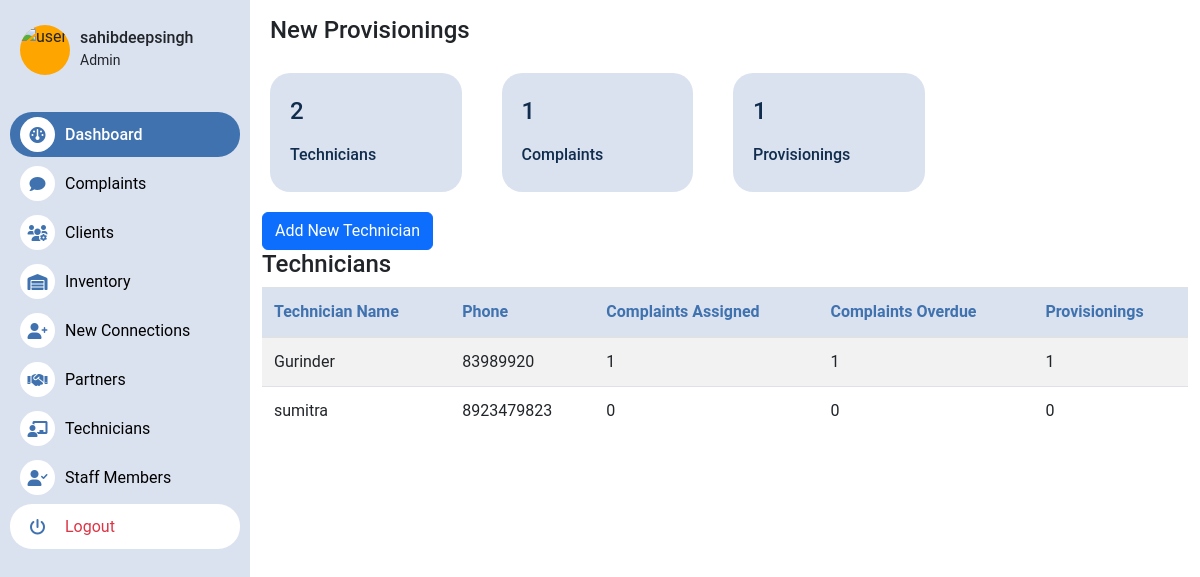
/accounts/technicians/dashboard (signed in), run on the app's committed database.
### users/models.py (models this page shows, shortened)
class Technician(models.Model):
    user = models.ForeignKey(User, on_delete=models.CASCADE)
    address = models.CharField(max_length=255, blank=True, null=True)
    city = models.CharField(max_length=255, blank=True, null=True)
    state = models.CharField(max_length=255, blank=True, null=True)
    zip_code = models.CharField(max_length=10, blank=True, null=True)
    phone = models.CharField(max_length=15, blank=True, null=True)
    addhar_number = models.TextField()
    pan_number = models.TextField()
    date_joined = models.DateTimeField(auto_now_add=False, blank=True, null=True)
    date_created = models.DateTimeField(auto_now_add=True)
    partner = models.ForeignKey(Partner, on_delete=models.CASCADE, blank=True, null=True)
    def get_complaints(self):
        return Complaint.objects.filter(assigned_to=self)
    def over_due_complaints(self):
        return Complaint.objects.filter(assigned_to=self, created_at__lt=timezone.now()-timedelta(days=2))
    def provisioned_requests(self):
        return NewConnectionRequest.objects.filter(assigned_to=self)

### users/views.py (the view)
# urls.py: path('technicians/dashboard',technicians_dash,name='tech-dash'),
@group_required(("Staff", "Partner","Admin","Technician"))
def technicians_dash(request):
    partner = return_user_partner(request)
    technicians = Technician.objects.filter(partner=partner)
    complaints = Complaint.objects.filter(assigned_to__in=technicians,partner=partner)
    connections = NewConnectionRequest.objects.filter(assigned_to__in=technicians,partner=partner)
    context={
        "technicians":technicians,
        "complaints":complaints,
        "connections":connections
    }
    return render(request, "users/technicians_dash.html", context)

### users/views.py (called while the page is built)
def return_user_partner(request):
        user = request.user
        try:
            staff = StaffMember.objects.get(user=user)
            partner = staff.partner
        except:
            pass
        try:
            partner = Partner.objects.get(user=user)
        except:
            pass
        if partner:
            return partner
        return None

### templates/users/technicians_dash.html (shortened to what this page needs)
{% extends 'home/base.html' %}
{% block content %}
<div class="container mt-3">
    <h4 class="mx-2">New Provisionings</h4>
    <div class="row w-75">
            <div class="col stats">
                <p>{{technicians.count}} </p>
                <h6>Technicians</h6>
            </div>
            <div class="col stats">
                <p> {{complaints.count}} </p>
                <h6>Complaints</h6>
            </div>
            <div class="col stats">
                <p> {{connections.count}} </p>
                <h6>Provisionings</h6>
            </div>
    </div>
    <div class="d-flex ">
        <a href="{%  url 'create-technician' %}"><button class="btn btn-primary ">Add New Technician</button></a>
    </div>
    <h4>Technicians</h4>
    <table class="custom-table">
        <thead>
            <tr>
                <th>Technician Name</th>
                <th>Phone</th>
                <th>Complaints Assigned</th>
                <th>Complaints Overdue</th>
                <th>Provisionings</th>
            </tr>
        </thead>
        <tbody>
    {% for technician in technicians %}
            <tr>
                <td>{{ technician.user.username }}</td>
                <td>{{ technician.phone }}</td>
                <td>{{ technician.get_complaints.count }}</td>
                <td>{{ technician.over_due_complaints.count }}</td>
                <td>{{ technician.provisioned_requests.count }}</td>
            </tr>
    {% endfor %}
        </tbody>
    </table>
</div>
{% endblock %}

### templates/home/sidebar.html
<div class="sidebar">
    <div class="login-user">
        <img src="https://cdn.britannica.com/42/233842-050-E64243D7/Pomeranian-dog.jpg" class="user-image" alt="user">
        <div>
            <h5 class="h6 m-0 p-0">{{request.user.username}}</h6>
            <small class="m-0">
                {% if request.user.is_superuser %}
                Admin
                {% else %}
                {% for group in request.user.groups.all %}
                    {{group}}
                {% endfor %}
                {% endif %}
            </small>
        </div>
    </div>
    <ul>
        <a href="{% url 'dashboard' %}"><li class="active"><div class="icon"><i class="fa fa-dashboard" aria-hidden="true"></i></div>Dashboard</li></a>
        <a href="{% url 'complaints_dash' %}"><li> <div class="icon"><i class="fa-solid fa-comment"></i></div> Complaints</li></a>
        <a href="{% url 'clients' %}"><li><div class="icon"><i class="fa-solid fa-users-gear"></i></div>Clients</li></a>
        <a href="{% url 'inventory_dash' %}"><li><div class="icon"><i class="fa-solid fa-warehouse"></i></div>Inventory</li></a>
        <a href="{% url 'new-conn-dash' %}"><li><div class="icon"><i class="fa-solid fa-user-plus"></i></div>New Connections</li></a>
        {% if  request.user.groups.all.0 == "Staff"  %}
        {% else %}
            <a href=""><li><div class="icon"><i class="fa-solid fa-handshake"></i></div>Partners</li></a>
        {% endif %}
            <a href="{% url 'tech-dash' %}"><li><div class="icon"><i class="fa-solid fa-chalkboard-user"></i></div>Technicians</li></a>
        {% if  request.user.groups.all.0 == "Staff"  %}
        {% else %}
            <a href=""><li><div class="icon"><i class="fa-solid fa-user-check"></i></div>Staff Members</li></a>
        {% endif %}
        <a href="{% url 'logout' %}"><li class="bg-white text-danger"><div class="icon"><i class="fa-solid fa-power-off"></i></div>Logout</li></a>
    </ul>
</div>

### media/sidebar.css (style rules this page uses)
.sidebar { position: fixed; top: 0; left: 0; width: 250px; height: 100%; background: #DBE2EF; z-index: 100; transition: 0.5s; }
.sidebar > .login-user { margin-top: 20px; height: 60px; display: flex; align-items: center; margin-left: 20px; }
.user-image { width: 50px; height: 50px; border-radius: 50%; margin-right: 10px; background-color: orange; object-fit: cover; }
.sidebar ul { margin-top: 20px; padding: 10px; display: flex; flex-direction: column; font-weight: 400; }
.sidebar ul li { list-style: none; margin: 2px 0; color: black; height: 45px; display: flex; align-items: center; padding: 0px 10px; border-radius: 22px; transition: ease-in-out 0.1s; }
.icon { width: 35px; height: 35px; border-radius: 50%; background-color: #fff; margin-right: 10px; display: flex; justify-content: center; align-items: center; color: #3F72AF; }
.active { background-color: #3F72AF; color: white !important; font-weight: 500; }
a { text-decoration: none; color: inherit; }

### media/main.css (style rules this page uses)
body { background-color: #fff; font-family: 'Roboto', sans-serif; margin: 0; padding: 0; }
.stats { width: 90%; margin: 20px; padding: 20px; background-color: #DBE2EF; border-radius: 20px; color: #112D4E; }
.stats > p { font-size: 24px; font-weight: 500; color: #112D4E; }

### templates/home/base.html (style rules this page uses)
.custom-table { width: 100%; margin-bottom: 1rem; color: #212529; border-collapse: collapse; }
.custom-table th, .custom-table td { padding: 0.75rem; vertical-align: top; border-top: 1px solid #dee2e6; }
.custom-table thead { vertical-align: bottom; border-bottom: 2px solid #dee2e6; background-color: #DBE2EF !important; color: #3F72AF !important; border-radius: 0.25rem; }
.custom-table tbody tr:nth-of-type(odd) { background-color: rgba(0, 0, 0, 0.05); }

### templates/users/technicians_dash.html (style rules this page uses)
.custom-table { width: 100%; margin-bottom: 1rem; color: #212529; border-collapse: collapse; }
.custom-table th, .custom-table td { padding: 0.75rem; vertical-align: top; border-top: 1px solid #dee2e6; }
.custom-table thead { vertical-align: bottom; border-bottom: 2px solid #dee2e6; background-color: #DBE2EF !important; color: #3F72AF !important; border-radius: 0.25rem; }
.custom-table tbody tr:nth-of-type(odd) { background-color: rgba(0, 0, 0, 0.05); }

### data on the page
Technician: user.username "Gurinder", phone "83989920", get_complaints.count "1", over_due_complaints.count "1", provisioned_requests.count "1"
Technician: user.username "sumitra", phone "8923479823", get_complaints.count "0", over_due_complaints.count "0", provisioned_requests.count "0"

### other printed values
{{ request.user.username }} "sahibdeepsingh"
{{ technicians.count }} "2"
{{ complaints.count }} "1"
{{ connections.count }} "1"
